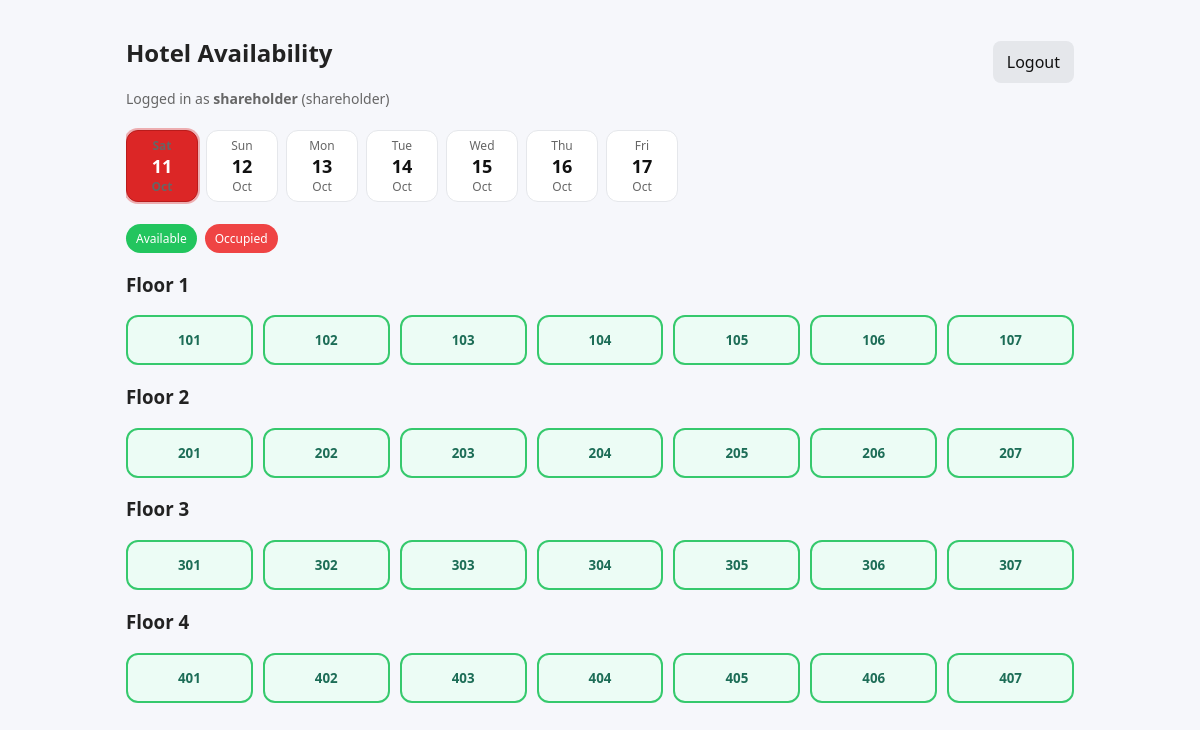
The app's page /dashboard (signed in) with its own data.
### tables this page shows
CREATE TABLE availability (
                    id INTEGER PRIMARY KEY AUTOINCREMENT,
                    room_id INTEGER NOT NULL,
                    date TEXT NOT NULL,
                    status TEXT NOT NULL CHECK(status IN ('vacant','occupied')),
                    UNIQUE(room_id, date)
                );

CREATE TABLE rooms (
                    id INTEGER PRIMARY KEY AUTOINCREMENT,
                    floor INTEGER NOT NULL,
                    room_no INTEGER NOT NULL,
                    UNIQUE(floor, room_no)
                );

### app.py (the view)
@app.route("/dashboard")
def dashboard():
    if "username" not in session:
        return redirect(url_for("login"))
    selected = request.args.get("date") or datetime.date.today().isoformat()
    floors = get_availability_for_date(selected)
    dates = next_7_dates()
    return render_template(
        "dashboard.html",
        floors=floors,
        dates=dates,
        selected_date=selected,
        role=session["role"],
        user=session["username"]
    )

### app.py (called while the page is built)
def db():
    db_url = os.environ.get("DATABASE_URL")
    if db_url:
        try:
            return psycopg2.connect(db_url, cursor_factory=DictCursor)
        except Exception as e:
            print("⚠️ Postgres connection failed, falling back to SQLite:", e)
    return sqlite3.connect(DB_PATH, check_same_thread=False)

def next_7_dates():
    today = datetime.date.today()
    return [(today + datetime.timedelta(days=i)) for i in range(7)]

### templates/dashboard.html (shortened to what this page needs)
<!doctype html>
<html>
<head>
  <link rel="stylesheet" href="{{ url_for('static', filename='style.css') }}">
</head>
<body class="container">
  <header class="header">
    <div>
      <h2>Hotel Availability</h2>
      <div class="sub">Logged in as <b>{{ user }}</b> ({{ role }})</div>
    </div>
    <a class="btn" href="{{ url_for('logout') }}">Logout</a>
  </header>
  <nav class="date-tabs">
    {% set today = dates[0].isoformat() %}
    {% for d in dates %}
      {% set ds = d.isoformat() %}
      <a class="date-tab {% if ds == selected_date %}active{% endif %} {% if ds == today %}today{% endif %}"
         href="{{ url_for('dashboard') }}?date={{ ds }}">
        <div class="dow">{{ d.strftime('%a') }}</div>
        <div class="dom">{{ d.strftime('%d') }}</div>
        <div class="mon">{{ d.strftime('%b') }}</div>
      </a>
    {% endfor %}
  </nav>
  <section class="legend">
    <span class="pill vacant">Available</span>
    <span class="pill occupied">Occupied</span>
  </section>
  <main>
    {% for floor in [1,2,3,4] %}
      <div class="floor-block">
        <h3>Floor {{ floor }}</h3>
        <div class="rooms-grid">
          {% for r in floors[floor] %}
            <button
              id="room-{{ r.id }}"
              class="room-btn {{ r.status }}"
              {% if role == "receptionist" %}
                onclick="toggleRoom('{{ r.id }}')"
              {% else %}
                disabled
              {% endif %}
              data-room="{{ r.room_no }}"
            >
              {{ r.room_no }}
            </button>
          {% endfor %}
        </div>
      </div>
    {% endfor %}
  </main>
</body>
</html>

### static/style.css (style rules this page uses)
* { box-sizing: border-box; font-family: system-ui, -apple-system, Segoe UI, Roboto, Arial; }
body.container { margin: 0 auto; max-width: 980px; padding: 16px; background: #f6f7fb; color: #222; }
.header { display:flex; align-items:center; justify-content:space-between; margin-bottom: 12px; }
.header .sub { color:#666; font-size: 14px; }
.btn { padding:10px 14px; border:none; border-radius:8px; background:#e5e7eb; text-decoration:none; color:#111; cursor:pointer; }
.date-tabs { display:flex; gap:8px; overflow-x:auto; padding:10px 0 16px; }
.date-tab { min-width:72px; text-align:center; background:#fff; border:1px solid #e5e7eb; border-radius:12px; padding:6px 8px; color:#111; text-decoration:none; }
.date-tab.active { border-color:#2563eb; box-shadow: 0 0 0 2px rgba(37,99,235,.15); }
.date-tab.today { background:#dc2626; color:#fff; font-weight:600; }
.date-tab.today.active { border-color:#b91c1c; box-shadow:0 0 0 2px rgba(220,38,38,.35); }
.date-tab .dow { font-size:12px; color:#666; }
.date-tab .dom { font-size:18px; font-weight:600; }
.date-tab .mon { font-size:12px; color:#666; }
.legend { display:flex; gap:8px; align-items:center; margin: 6px 0 10px; }
.pill { display:inline-block; padding:6px 10px; border-radius:999px; font-size:12px; color:#fff; }
.pill.vacant { background:#22c55e; }
.pill.occupied { background:#ef4444; }
.floor-block { margin: 12px 0 18px; }
.rooms-grid { display:grid; grid-template-columns: repeat(7, minmax(80px, 1fr)); gap: 10px; }
.room-btn { padding: 14px 10px; border-radius: 12px; border: 2px solid transparent; font-weight: 600; background:#e5e7eb; cursor: pointer; }
.room-btn.vacant { background:#ecfdf5; border-color:#22c55e; color:#065f46; }
.room-btn:disabled { cursor: default; opacity:.9; }

### templates/dashboard.html (style rules this page uses)
.date-tab.today { background:#dc2626; color:#fff; font-weight:600; }
.date-tab.today.active { border-color:#b91c1c; box-shadow:0 0 0 2px rgba(220,38,38,.35); }

### records on screen
availability: room_no "101"
availability: room_no "102"
availability: room_no "103"
availability: room_no "104"
availability: room_no "105"
availability: room_no "106"
availability: room_no "107"
availability: room_no "201"
availability: room_no "202"
availability: room_no "203"
availability: room_no "204"
availability: room_no "205"
availability: room_no "206"
availability: room_no "207"
availability: room_no "301"
availability: room_no "302"
availability: room_no "303"
availability: room_no "304"
availability: room_no "305"
availability: room_no "306"
availability: room_no "307"
availability: room_no "401"
availability: room_no "402"
availability: room_no "403"
availability: room_no "404"
availability: room_no "405"
availability: room_no "406"
availability: room_no "407"

### other values on screen
{{ user }} "shareholder"
{{ role }} "shareholder"
{{ d.strftime('%d') }} "11" "12" "13" "14" "15" "16" "17"
{{ d.strftime('%a') }} "Sun" "Mon" "Tue" "Wed" "Thu" "Fri"
{{ d.strftime('%b') }} "Oct" "Oct" "Oct" "Oct" "Oct" "Oct"
{{ floor }} "1" "2" "3" "4"
